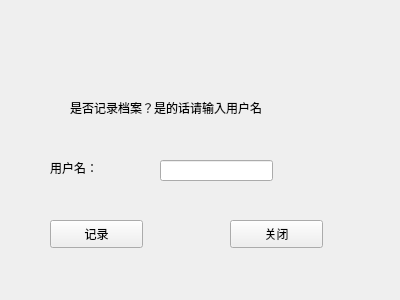
<?xml version="1.0" encoding="UTF-8"?>
<ui version="4.0">
 <class>ask</class>
 <widget class="QWidget" name="ask">
  <property name="geometry">
   <rect>
    <x>0</x>
    <y>0</y>
    <width>400</width>
    <height>300</height>
   </rect>
  </property>
  <property name="windowTitle">
   <string>Form</string>
  </property>
  <widget class="QLabel" name="label">
   <property name="geometry">
    <rect>
     <x>70</x>
     <y>100</y>
     <width>301</width>
     <height>16</height>
    </rect>
   </property>
   <property name="text">
    <string>是否记录档案？是的话请输入用户名</string>
   </property>
  </widget>
  <widget class="QLineEdit" name="lineEdit">
   <property name="geometry">
    <rect>
     <x>160</x>
     <y>160</y>
     <width>113</width>
     <height>21</height>
    </rect>
   </property>
  </widget>
  <widget class="QLabel" name="label_2">
   <property name="geometry">
    <rect>
     <x>50</x>
     <y>160</y>
     <width>72</width>
     <height>15</height>
    </rect>
   </property>
   <property name="text">
    <string>用户名：</string>
   </property>
  </widget>
  <widget class="QPushButton" name="buttonsolve">
   <property name="geometry">
    <rect>
     <x>50</x>
     <y>220</y>
     <width>93</width>
     <height>28</height>
    </rect>
   </property>
   <property name="text">
    <string>记录</string>
   </property>
  </widget>
  <widget class="QPushButton" name="buttonclose">
   <property name="geometry">
    <rect>
     <x>230</x>
     <y>220</y>
     <width>93</width>
     <height>28</height>
    </rect>
   </property>
   <property name="text">
    <string>关闭</string>
   </property>
  </widget>
 </widget>
 <resources/>
 <connections/>
</ui>
